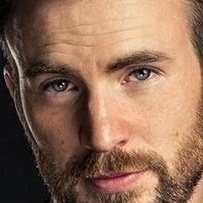
#> input picture 03-datasets/Chris/1_1.jpg, 203 x 203 px, found by its file name; its folder holds 3 pictures in this run
$ python train_model.py
#> lines starting #> are read from the running program, lines starting #| are printed output that depends on the picture
# Import os module in order to list directories and OpenCV-Python
# Make sure opencv-contrib-python is installed
# The command is pip install opencv-contrib-python
import os
import cv2
import numpy as np  # Numpy is an OpenCV dependecy, it is pre-installed
from PIL import Image  # Install pillow package: pip install pillow


def train_model() -> None:
    """Function that generates a trained model using all datasets from '/datasets/' directory."""

    # Initialize names and path to empty list
    names = []
    paths = []

    # Get the names
    for users in os.listdir("..\\03-datasets\\"):
        names.append(users)

    # Get the path to all the images
    for name in names:
        for image in os.listdir(f"..\\03-datasets\\{name}\\"):
            path_string = f"..\\03-datasets\\{name}\\{image}"
            # ../03-datasets/chris/1_1.jpg
            paths.append(path_string)

    faces = []
    ids = []

    # For each image create a numpy array and add it to faces list
    for img_path in paths:
        # Get image and convert it into B&W
        # Didn't use opencv to convert it to Gray this time
        image = Image.open(img_path).convert("L")
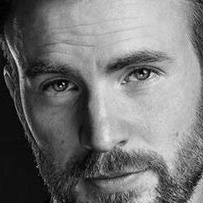
#> image: PIL image 203x203 L; min 0, max 232, mean 116.8

        # Convert the image to numpy array
        imgNp = np.array(image, "uint8")
        faces.append(imgNp)

        # Get the id of the person
        id = int(img_path.split("\\")[3].split("_")[0])
        ids.append(id)
#> pass 2 of the loop in train_model, `for img_path in paths:`:
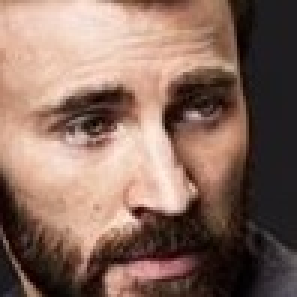
#> input picture 03-datasets/Chris/1_2.jpg, 99 x 99 px, found by its file name (shown 3 times larger)
#> in train_model, `image = Image.open(img_path).convert("L")`:
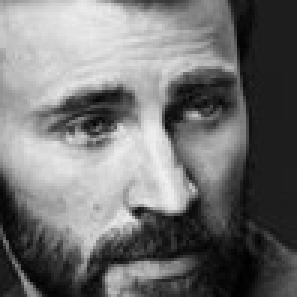
#> image: PIL image 99x99 L (shown 3 times larger); min 0, max 239, mean 114.9
#> pass 3 of the loop in train_model, `for img_path in paths:`:
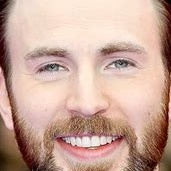
#> input picture 03-datasets/Chris/1_3.jpg, 171 x 171 px, found by its file name
#> in train_model, `image = Image.open(img_path).convert("L")`:
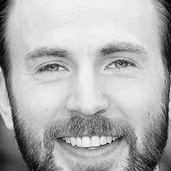
#> image: PIL image 171x171 L; min 2, max 253, mean 176.6

    # Convert the ids list to numpy array
    ids = np.array(ids)

    # At this point, we have all the saved faces in faces with the corresponding persons' id in ids

    # Call the recognizer (make sure contrib is installed)
    trainer = cv2.face.LBPHFaceRecognizer_create()

    # train function accespts two numpy arrays
    # Pass to it all the data (faces and ids numpy arrays)
    trainer.train(faces, ids)

    # Write the generated model to a .yml file
    trainer.write("trained-model.yml")
    print("Model trained and saved.")


if __name__ == "__main__":
    try:
        train_model()
    except:
        print("Error occured !")
